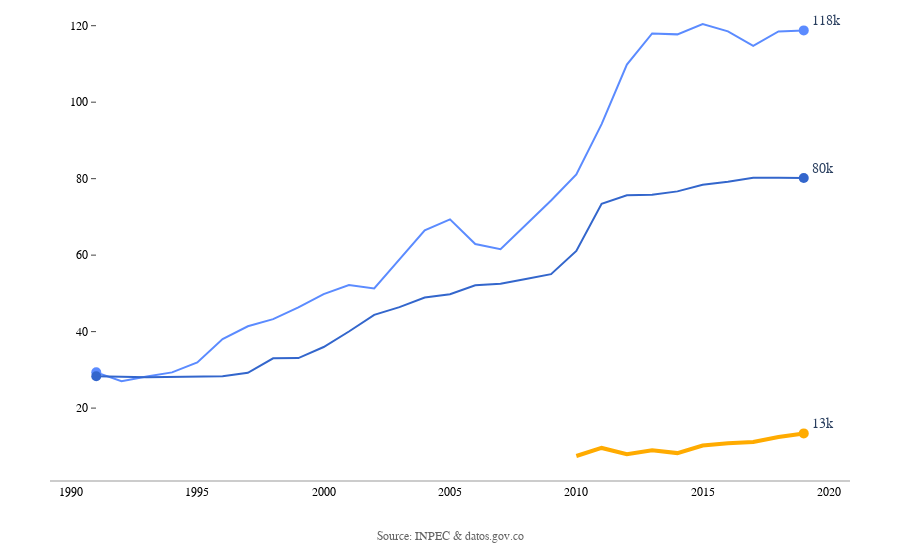

The notebook cell saved with this chart:
### Code cell
title = 'Jail Population in Colombia'
labels = ['', '', '']
colors = ['rgb(91,139,255)', 'rgb(51,102,204)', 'rgb(255,171,0)']
percentages = ['149','100','11']
boundsx =[1990,2020]
mode_size = [10, 10, 10]
line_size = [2, 2, 4]
x_data = x_data_temp
y_data = y_data_temp
fig = go.Figure()

for i in range(0, 3):
    fig.add_trace(go.Scatter(x=x_data[i], y=y_data[i], mode='lines',
        name=labels[i],
        line=dict(color=colors[i], width=line_size[i]),
        connectgaps=True,
    ))
    # endpoints
    fig.add_trace(go.Scatter(
        x=[x_data[i][0], x_data[i][-1]],
        y=[y_data[i][0], y_data[i][-1]],
        mode='markers',
        marker=dict(color=colors[i], size=mode_size[i])
    ))
fig.update_layout(
    xaxis=dict(
        showline=True,
        showgrid=False,
        showticklabels=True,
        linecolor='rgb(204, 204, 204)',
        linewidth=2,
        ticks='',
        tickfont=dict(
            family='Arial',
            size=12,
            color='rgb(0, 0, 0)', 
        )
    ),
    yaxis=dict(
        ticks='inside',
        tickfont=dict(
            family='Arial',
            size=12,
            color='rgb(0, 0, 0)', 
        ),
        showgrid=True,
        showline=True,
        showticklabels=True,
        anchor='free',
        position=0.05
    ),
    autosize=True,
    margin=dict(
        autoexpand=True,
        l=50,
        r=50,
        t=0,
    ),
    showlegend=False,
    plot_bgcolor='white'
)
annotations = []
# Adding labels
for y_trace, label, color, percentage in zip(y_data, labels, colors, percentages):
    annotations.append(dict(xref='paper', x=0.95, y=y_trace[-1],
                                  xanchor='left', yanchor='bottom',
                                  text=label+'{}k'.format(int(y_trace[-1])),
                                  font=dict(family='Arial',
                                            size=14),
                                  showarrow=False))
# Title
annotations.append(dict(xref='paper', yref='paper', x=0.3, y=1,
                              xanchor='left', yanchor='bottom',
                              text='',
                              font=dict(family='Work Sans',
                                        size=25,
                                        color='rgb(37,37,37)'),
                              showarrow=False))
# Source
annotations.append(dict(xref='paper', yref='paper', x=0.5, y=-0.1,
                              xanchor='center', yanchor='top',
                              text='Source: INPEC & datos.gov.co',
                              font=dict(family='Arial',
                                        size=12,
                                        color='rgb(100,100,100)'),
                              showarrow=False))
fig.update_layout(annotations=annotations)
fig.show()

### Figure 1 — Plotly figure (JSON) as saved in the notebook; plotly's stock layout.template omitted (floating-point values rounded to 4 significant figures)
{"data": [{"connectgaps": true, "line": {"color": "rgb(91,139,255)", "width": 2}, "mode": "lines", "name": "", "type": "scatter", "x": [1991, 1992, 1993, 1994, 1995, 1996, 1997, 1998, 1999, 2000, 2001, 2002, 2003, 2004, 2005, 2006, 2007, 2008, 2009, 2010, 2011, 2012, 2013, 2014, 2015, 2016, 2017, 2018, 2019], "y": [29.36, 27.02, 28.26, 29.34, 31.96, 38.06, 41.41, 43.26, 46.32, 49.82, 52.18, 51.28, 58.89, 66.47, 69.36, 62.91, 61.54, 67.81, 74.28, 81.09, 94.27, 109.8, 118.0, 117.7, 120.4, 118.5, 114.8, 118.5, 118.8]}, {"marker": {"color": "rgb(91,139,255)", "size": 10}, "mode": "markers", "type": "scatter", "x": [1991, 2019], "y": [29.36, 118.8]}, {"connectgaps": true, "line": {"color": "rgb(51,102,204)", "width": 2}, "mode": "lines", "name": "", "type": "scatter", "x": [1991, 1992, 1993, 1994, 1995, 1996, 1997, 1998, 1999, 2000, 2001, 2002, 2003, 2004, 2005, 2006, 2007, 2008, 2009, 2010, 2011, 2012, 2013, 2014, 2015, 2016, 2017, 2018, 2019], "y": [28.32, 28.29, 28.08, null, null, 28.33, 29.24, 33.01, 33.09, 35.97, 40.04, 44.37, 46.4, 48.92, 49.76, 52.12, 52.5, 53.78, 55.02, 61.1, 73.45, 75.68, 75.8, 76.68, 78.42, 79.21, 80.23, 80.26, 80.16]}, {"marker": {"color": "rgb(51,102,204)", "size": 10}, "mode": "markers", "type": "scatter", "x": [1991, 2019], "y": [28.32, 80.16]}, {"connectgaps": true, "line": {"color": "rgb(255,171,0)", "width": 4}, "mode": "lines", "name": "", "type": "scatter", "x": [1991, 1992, 1993, 1994, 1995, 1996, 1997, 1998, 1999, 2000, 2001, 2002, 2003, 2004, 2005, 2006, 2007, 2008, 2009, 2010, 2011, 2012, 2013, 2014, 2015, 2016, 2017, 2018, 2019], "y": [null, null, null, null, null, null, null, null, null, null, null, null, null, null, null, null, null, null, null, 7.475, 9.584, 7.948, 8.972, 8.232, 10.21, 10.79, 11.13, 12.43, 13.38]}, {"marker": {"color": "rgb(255,171,0)", "size": 10}, "mode": "markers", "type": "scatter", "x": [1991, 2019], "y": [null, 13.38]}], "layout": {"annotations": [{"font": {"family": "Arial", "size": 14}, "showarrow": false, "text": "118k", "x": 0.95, "xanchor": "left", "xref": "paper", "y": 118.8, "yanchor": "bottom"}, {"font": {"family": "Arial", "size": 14}, "showarrow": false, "text": "80k", "x": 0.95, "xanchor": "left", "xref": "paper", "y": 80.16, "yanchor": "bottom"}, {"font": {"family": "Arial", "size": 14}, "showarrow": false, "text": "13k", "x": 0.95, "xanchor": "left", "xref": "paper", "y": 13.38, "yanchor": "bottom"}, {"font": {"color": "rgb(37,37,37)", "family": "Work Sans", "size": 25}, "showarrow": false, "text": "", "x": 0.3, "xanchor": "left", "xref": "paper", "y": 1, "yanchor": "bottom", "yref": "paper"}, {"font": {"color": "rgb(100,100,100)", "family": "Arial", "size": 12}, "showarrow": false, "text": "Source: INPEC & datos.gov.co", "x": 0.5, "xanchor": "center", "xref": "paper", "y": -0.1, "yanchor": "top", "yref": "paper"}], "autosize": true, "margin": {"autoexpand": true, "l": 50, "r": 50, "t": 0}, "plot_bgcolor": "white", "showlegend": false, "xaxis": {"linecolor": "rgb(204, 204, 204)", "linewidth": 2, "showgrid": false, "showline": true, "showticklabels": true, "tickfont": {"color": "rgb(0, 0, 0)", "family": "Arial", "size": 12}, "ticks": ""}, "yaxis": {"anchor": "free", "position": 0.05, "showgrid": true, "showline": true, "showticklabels": true, "tickfont": {"color": "rgb(0, 0, 0)", "family": "Arial", "size": 12}, "ticks": "inside"}}}
